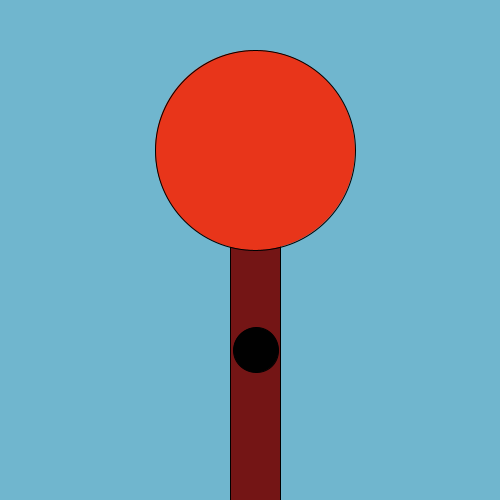
Frame 1 (no input)
Frame 60 (the mouse pressed at the canvas centre just before this capture): identical to frame 1, image omitted
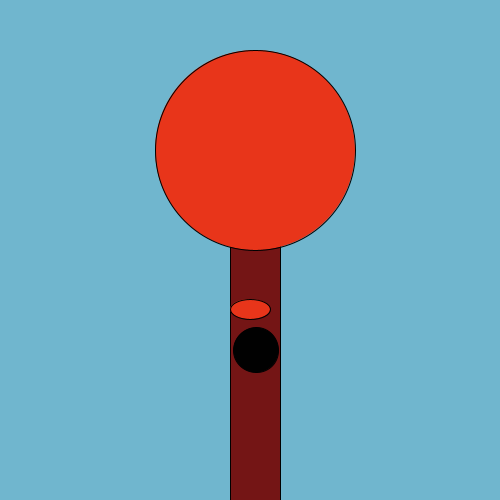
Frame 120 (the mouse held since frame 60 and released just before this capture)

The Processing sketch that drew these frames (run headless with seeded random() and noise(); from frame 60 on, the mouse is pressed at the canvas centre):

// Processing sketch: processing_76703
// ── processing_76703.pde

/*****************************************
 * Assignment 04
 * Name: Stephanie Bredbenner
 * E-mail: sbredbenne@brynmawr.edu
 * Course:  CS 110 - Section 01
 * Submitted: 10/24/2012
 * This file contains  my sketch 
 * for assignment 4, for which I coded a tree
 * in autumn.  Each time the mouse is clicked,
 * a leaf appears and falls to the ground.
***********************************************/

//variables declared
int leafNum = 0;
int leafMax = 20;
Leaf[] myLeaf = new Leaf [leafMax];

void setup() {
  size(500, 500);
  smooth ();
}
void draw() {
  background(112, 182, 206);
  drawTree ();
  //loop to display and move leaves
  for (int i = 0; i < leafMax; i++) {
    if (myLeaf[i] != null) {
      myLeaf[i].display();
      myLeaf[i].step();
    }
  }
} 

void mousePressed() {
  myLeaf[leafNum]= new Leaf ();
  leafNum = (leafNum + 1) % leafMax;
}

class Leaf {
  //variables declared
  int leafX;
  int leafY;
  int speedY;
  // constructor
  Leaf () {
    leafX = mouseX;
    leafY = mouseY;
    speedY = 1;
  }
  //fucntion to display leaf
  void display() {
    fill (232, 53, 26);
    ellipse (leafX, leafY, 40, 20);
  }
  //function to make the leaves fall 
  void step() {
      leafY = leafY + speedY;
  }
}

//function to draw a tree
void drawTree () {
  fill (116, 21, 21);
  rect (230, 200, 50, 300);
  fill (232, 53, 26);
  ellipse (255, 150, 200, 200);
  fill (1);
  ellipse (256, 350, 45, 45);
}
